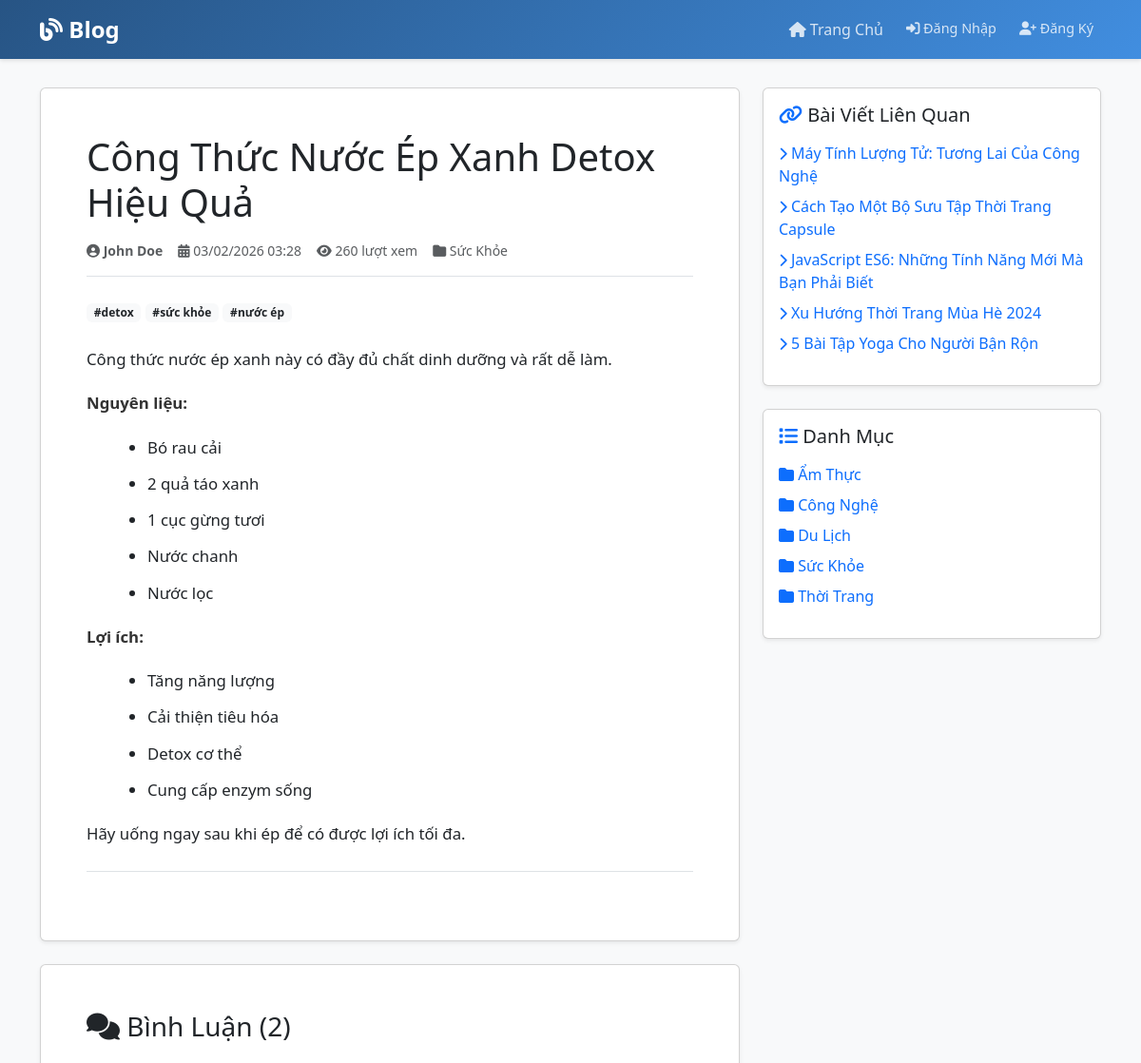
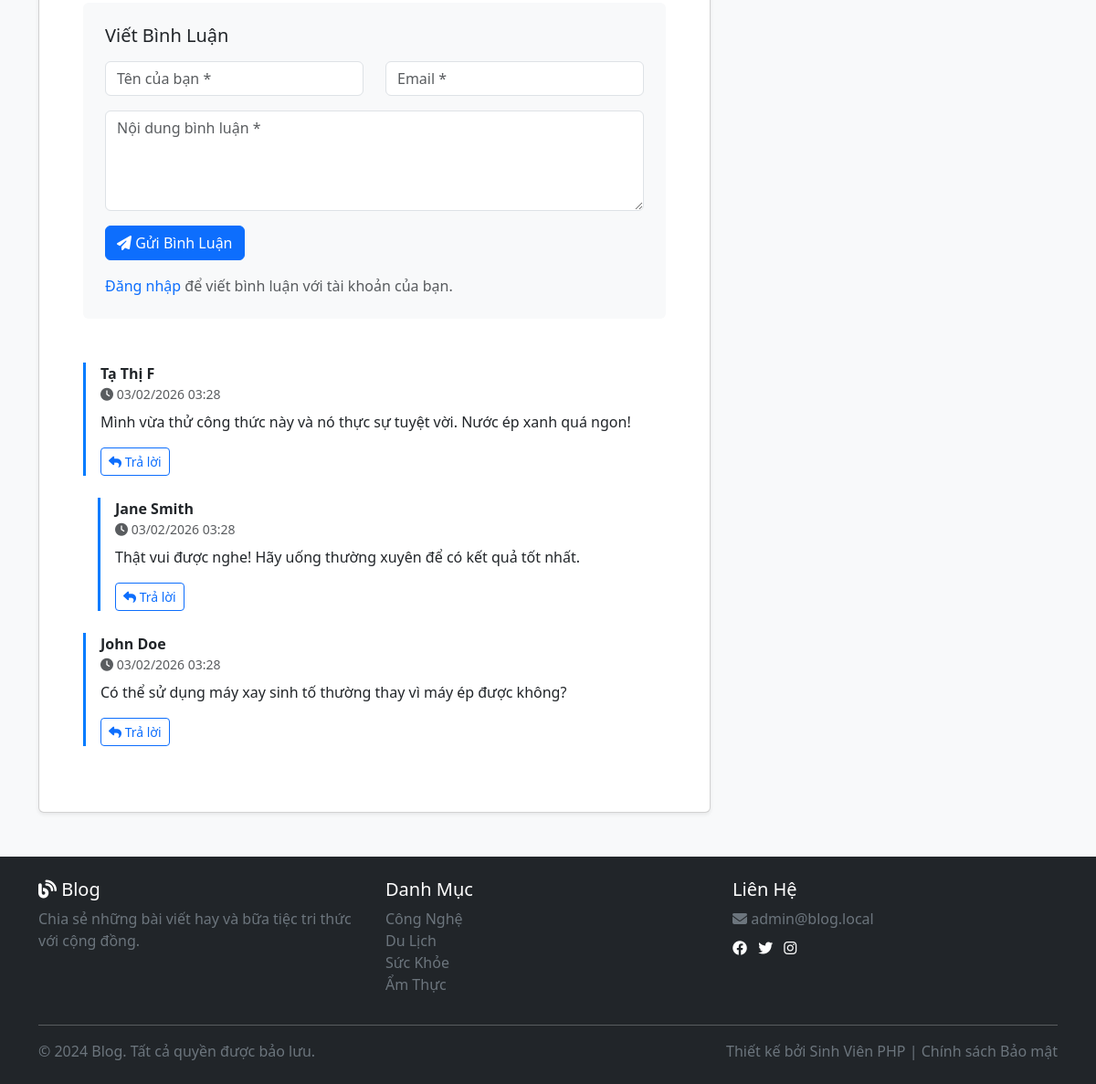
/post.php?id=10, run on the app's committed database (2 pictures, top to bottom).
### tables this page shows
CREATE TABLE posts (
    id INT PRIMARY KEY AUTO_INCREMENT,
    title VARCHAR(255) NOT NULL,
    slug VARCHAR(255) UNIQUE NOT NULL,
    excerpt TEXT,
    content LONGTEXT NOT NULL,
    user_id INT NOT NULL,
    category_id INT,
    tags VARCHAR(255),
    views INT DEFAULT 0,
    created_at TIMESTAMP DEFAULT CURRENT_TIMESTAMP,
    updated_at TIMESTAMP DEFAULT CURRENT_TIMESTAMP ON UPDATE CURRENT_TIMESTAMP,
    FOREIGN KEY (user_id) REFERENCES users(id) ON DELETE CASCADE,
    FOREIGN KEY (category_id) REFERENCES categories(id) ON DELETE SET NULL,
    INDEX idx_user (user_id),
    INDEX idx_category (category_id),
    INDEX idx_slug (slug),
    INDEX idx_created (created_at)
);

CREATE TABLE users (
    id INT PRIMARY KEY AUTO_INCREMENT,
    username VARCHAR(50) UNIQUE NOT NULL,
    email VARCHAR(100) UNIQUE NOT NULL,
    password VARCHAR(255) NOT NULL,
    fullname VARCHAR(100) NOT NULL,
    role ENUM('user', 'admin') DEFAULT 'user',
    created_at TIMESTAMP DEFAULT CURRENT_TIMESTAMP,
    updated_at TIMESTAMP DEFAULT CURRENT_TIMESTAMP ON UPDATE CURRENT_TIMESTAMP
);

CREATE TABLE categories (
    id INT PRIMARY KEY AUTO_INCREMENT,
    name VARCHAR(100) NOT NULL,
    slug VARCHAR(100) UNIQUE NOT NULL,
    description TEXT,
    created_at TIMESTAMP DEFAULT CURRENT_TIMESTAMP
);

CREATE TABLE comments (
    id INT PRIMARY KEY AUTO_INCREMENT,
    post_id INT NOT NULL,
    parent_id INT DEFAULT 0,   
    name VARCHAR(100),   
    email VARCHAR(100),   
    content TEXT NOT NULL,
    user_id INT,   
    created_at TIMESTAMP DEFAULT CURRENT_TIMESTAMP,
    updated_at TIMESTAMP DEFAULT CURRENT_TIMESTAMP ON UPDATE CURRENT_TIMESTAMP,
    FOREIGN KEY (post_id) REFERENCES posts(id) ON DELETE CASCADE,
    FOREIGN KEY (user_id) REFERENCES users(id) ON DELETE CASCADE,
    FOREIGN KEY (parent_id) REFERENCES comments(id) ON DELETE CASCADE,
    INDEX idx_post (post_id),
    INDEX idx_user (user_id),
    INDEX idx_parent (parent_id),
    INDEX idx_created (created_at)
);

### includes/database.php (called while the page is built, shortened)
<?php
class Database {
    private $pdo;
    public function __construct() {
        try {
            $dsn = 'mysql:host=' . DB_HOST . ';dbname=' . DB_NAME . ';charset=utf8mb4';
            $this->pdo = new PDO($dsn, DB_USER, DB_PASS, [
                PDO::ATTR_ERRMODE => PDO::ERRMODE_EXCEPTION,
                PDO::ATTR_DEFAULT_FETCH_MODE => PDO::FETCH_ASSOC,
                PDO::ATTR_EMULATE_PREPARES => false,
            ]);
        } catch (PDOException $e) {
            die('Kết nối database thất bại: ' . $e->getMessage());
        }
    }
    public function query($sql, $params = []) {
        $stmt = $this->pdo->prepare($sql);
        $stmt->execute($params);
        return $stmt;
    }
    public function fetchOne($sql, $params = []) {
        $stmt = $this->query($sql, $params);
        return $stmt->fetch();
    }
    public function fetchAll($sql, $params = []) {
        $stmt = $this->query($sql, $params);
        return $stmt->fetchAll();
    }
    public function fetchColumn($sql, $params = []) {
        $stmt = $this->query($sql, $params);
        return $stmt->fetchColumn();
    }
    public function execute($sql, $params = []) {
        $stmt = $this->query($sql, $params);
        return $stmt->rowCount();
    }
}
$db = new Database();

### includes/functions.php (called while the page is built, shortened)
<?php
require_once __DIR__ . '/database.php';
function isLoggedIn() {
    return isset($_SESSION['user_id']);
}
function escape($text) {
    return htmlspecialchars((string)$text, ENT_QUOTES, 'UTF-8');
}
function getPaginationInfo($currentPage, $totalItems, $itemsPerPage) {
    $totalPages = ceil($totalItems / $itemsPerPage);
    $offset = ($currentPage - 1) * $itemsPerPage;
    return [
        'currentPage' => $currentPage,
        'totalPages' => $totalPages,
        'offset' => $offset,
        'limit' => $itemsPerPage,
        'totalItems' => $totalItems,
    ];
}
function formatDate($date, $format = 'd/m/Y H:i') {
    return date($format, strtotime($date));
}

### post.php (the view, shortened to what this page needs)
<?php
require_once __DIR__ . '/includes/database.php';
require_once __DIR__ . '/includes/functions.php';
$postId = isset($_GET['id']) ? (int)$_GET['id'] : 0;
$post = $db->fetchOne(
    'SELECT p.*, u.id as author_id, u.fullname
     FROM posts p
     JOIN users u ON p.user_id = u.id
     WHERE p.id = ?',
    [$postId]
);
$db->execute('UPDATE posts SET views = views + 1 WHERE id = ?', [$postId]);
$currentPage = isset($_GET['page']) ? max(1, (int)$_GET['page']) : 1;
$totalComments = $db->fetchColumn('SELECT COUNT(*) FROM comments WHERE post_id = ? AND (parent_id IS NULL OR parent_id = 0)', [$postId]);
$pageInfo = getPaginationInfo($currentPage, $totalComments, COMMENTS_PER_PAGE);
$comments = $db->fetchAll(
    'SELECT * FROM comments WHERE post_id = ? AND (parent_id IS NULL OR parent_id = 0) ORDER BY created_at DESC LIMIT ? OFFSET ?',
    [$postId, $pageInfo['limit'], $pageInfo['offset']]
);
$categories = $db->fetchAll('SELECT * FROM categories ORDER BY name');
require_once __DIR__ . '/includes/header.php';
?>
<div class="row">
    <div class="col-lg-8">
        <article class="card shadow-sm mb-4">
            <div class="card-body p-5">
                <h1 class="card-title mb-3"><?php echo escape($post['title']); ?></h1>
                <div class="d-flex flex-wrap gap-3 text-muted small mb-4 pb-3 border-bottom">
                    <div>
                        <i class="fas fa-user-circle"></i>
                        <strong><?php echo escape($post['fullname']); ?></strong>
                    </div>
                    <div>
                        <i class="fas fa-calendar-alt"></i>
                        <?php echo formatDate($post['created_at'], 'd/m/Y H:i'); ?>
                    </div>
                    <div>
                        <i class="fas fa-eye"></i>
                        <?php echo $post['views']; ?> lượt xem
                    </div>
                    <?php if ($post['category_id']): ?>
                        <div>
                            <i class="fas fa-folder"></i>
                            <?php
                            $category = $db->fetchOne('SELECT name FROM categories WHERE id = ?', [$post['category_id']]);
                            echo escape($category['name'] ?? '');
                            ?>
                        </div>
                    <?php endif; ?>
                </div>
                <?php if (!empty($post['tags'])): ?>
                    <div class="mb-4">
                        <?php foreach (explode(',', $post['tags']) as $tag): ?>
                            <a href="search.php?tag=<?php echo urlencode(trim($tag)); ?>" class="badge bg-light text-dark text-decoration-none">
                                #<?php echo escape(trim($tag)); ?>
                            </a>
                        <?php endforeach; ?>
                    </div>
                <?php endif; ?>
                <div class="card-text post-content mb-4">
                    <?php echo $post['content']; ?>
                </div>
                <div class="border-top pt-4">
                </div>
            </div>
        </article>
        <section class="card shadow-sm">
            <div class="card-body p-5">
                <h3 class="card-title mb-4">
                    <i class="fas fa-comments"></i> Bình Luận (<?php echo $totalComments; ?>)
                </h3>
                <div class="mb-5 p-4 bg-light rounded">
                    <h5 class="mb-3">Viết Bình Luận</h5>
                    <form id="commentForm" method="POST" action="comment-handler.php">
                        <?php if (!isLoggedIn()): ?>
                            <div class="row">
                                <div class="col-md-6 mb-3">
                                    <input type="text" class="form-control" name="name" placeholder="Tên của bạn *" required>
                                </div>
                                <div class="col-md-6 mb-3">
                                    <input type="email" class="form-control" name="email" placeholder="Email *" required>
                                </div>
                            </div>
                        <?php else: ?>
                            <div class="alert alert-info" role="alert">
                                <i class="fas fa-user"></i> Đang đăng nhập với tài khoản: <strong><?php echo escape($_SESSION['fullname'] ?? $_SESSION['username'] ?? 'User'); ?></strong>
                            </div>
                        <?php endif; ?>
                        <div class="mb-3">
                            <textarea class="form-control" name="content" rows="4" placeholder="Nội dung bình luận *" required></textarea>
                        </div>
                        <button type="submit" class="btn btn-primary">
                            <i class="fas fa-paper-plane"></i> Gửi Bình Luận
                        </button>
                        <?php if (!isLoggedIn()): ?>
                            <p class="text-muted mt-3 mb-0">
                                <a href="login.php" class="text-decoration-none">Đăng nhập</a> để viết bình luận với tài khoản của bạn.
                            </p>
                        <?php endif; ?>
                    </form>
                </div>
                <?php if (empty($comments)): ?>
                    <div class="alert alert-info">
                        <i class="fas fa-info-circle"></i> Chưa có bình luận nào.
                    </div>
                <?php else: ?>
                    <div class="comments-list">
                        <?php
                        foreach ($comments as $comment) {
                            renderComment($comment, $post['id'], $post['user_id']);
                        }
                        ?>
                    </div>
                <?php endif; ?>
            </div>
        </section>
    </div>
    <div class="col-lg-4">
        <div class="card mb-4 shadow-sm">
            <div class="card-body">
                <h5 class="card-title mb-3">
                    <i class="fas fa-link text-primary"></i> Bài Viết Liên Quan
                </h5>
                <?php
                $relatedPosts = $db->fetchAll(
                    'SELECT id, title FROM posts
                     WHERE id != ?
                     ORDER BY created_at DESC
                     LIMIT 5',
                    [$postId]
                );
                if (empty($relatedPosts)):
                ?>
                    <p class="text-muted">Không có bài viết nào.</p>
                <?php else: ?>
                    <ul class="list-unstyled">
                        <?php foreach ($relatedPosts as $relPost): ?>
                            <li class="mb-2">
                                <a href="post.php?id=<?php echo $relPost['id']; ?>" class="text-decoration-none">
                                    <i class="fas fa-chevron-right small"></i> <?php echo escape($relPost['title']); ?>
                                </a>
                            </li>
                        <?php endforeach; ?>
                    </ul>
                <?php endif; ?>
            </div>
        </div>
        <div class="card shadow-sm">
            <div class="card-body">
                <h5 class="card-title mb-3">
                    <i class="fas fa-list text-primary"></i> Danh Mục
                </h5>
                <ul class="list-unstyled">
                    <?php foreach ($categories as $cat): ?>
                        <li class="mb-2">
                            <a href="category.php?id=<?php echo $cat['id']; ?>" class="text-decoration-none">
                                <i class="fas fa-folder"></i> <?php echo escape($cat['name']); ?>
                            </a>
                        </li>
                    <?php endforeach; ?>
                </ul>
            </div>
        </div>
    </div>
</div>
<?php
function renderComment($comment, $postId, $authorId) {
    global $db;
    $replies = $db->fetchAll(
        'SELECT * FROM comments WHERE parent_id = ? ORDER BY created_at ASC',
        [$comment['id']]
    );
    $depth = 0;
    $parentId = $comment['parent_id'];
    while ($parentId > 0) {
        $parent = $db->fetchOne('SELECT parent_id FROM comments WHERE id = ?', [$parentId]);
        $parentId = $parent ? $parent['parent_id'] : 0;
        $depth++;
    }
    $commenterName = $comment['name'] ?? escape($_SESSION['fullname'] ?? 'Ẩn danh');
    if ($comment['user_id']) {
        $user = $db->fetchOne('SELECT fullname FROM users WHERE id = ?', [$comment['user_id']]);
        $commenterName = escape($user['fullname'] ?? 'Ẩn danh');
    }
    $marginClass = $depth > 0 ? 'ms-' . min($depth * 3, 5) : '';
    ?>
    <div class="comment-item <?php echo $marginClass; ?>">
        <div class="d-flex justify-content-between align-items-start mb-2">
            <div>
                <strong><?php echo $commenterName; ?></strong>
                <div class="text-muted small">
                    <i class="fas fa-clock"></i> <?php echo formatDate($comment['created_at'], 'd/m/Y H:i'); ?>
                </div>
            </div>
        </div>
        <p class="mb-3"><?php echo nl2br(escape($comment['content'])); ?></p>
        <?php if ($depth < 2): ?>
            <button class="btn btn-sm btn-outline-primary reply-btn" data-comment-id="<?php echo $comment['id']; ?>">
                <i class="fas fa-reply"></i> Trả lời
            </button>
        <?php endif; ?>
    </div>
    <?php
    if (!empty($replies)) {
        foreach ($replies as $reply) {
            renderComment($reply, $postId, $authorId);
        }
    }
}
?>
<?php require_once __DIR__ . '/includes/footer.php'; ?>

### includes/header.php (style rules this page uses)
:root { --primary-color: #3a89dd; --secondary-color: #6c757d; }
body { background-color: #f8f9fa; font-family: 'Segoe UI', Tahoma, Geneva, Verdana, sans-serif; }

### post.php (style rules this page uses)
.post-content { font-size: 1.05rem; line-height: 1.8; }
.post-content p { margin-bottom: 1rem; }
.post-content strong { color: #333; }
.post-content ul, .post-content ol { margin-bottom: 1rem; margin-left: 2rem; }
.post-content li { margin-bottom: 0.5rem; }
.comment-item { border-left: 3px solid #007bff; padding-left: 1rem; margin-bottom: 1.5rem; }

### data on the page
posts: title "Công Thức Nước Ép Xanh Detox Hiệu Quả", user.fullname "John Doe", created_at "03/02/2026 03:28", views "260", tags "detox", tags "sức khỏe", tags "nước ép", content "Công thức nước ép xanh này có đầy đủ chất dinh dưỡng và rất dễ làm. Nguyên liệu: Bó rau cải 2 quả táo xanh 1 cục gừng tươi Nước chanh Nước lọc Lợi ích: Tăng năng lượng Cải thiện tiêu hóa Detox cơ thể Cung cấp enzym sống Hãy uống ngay sau khi ép để có được lợi ích tối đa."
categories: name "Sức Khỏe"
comments: name "Tạ Thị F", created_at "03/02/2026 03:28", content "Mình vừa thử công thức này và nó thực sự tuyệt vời. Nước ép xanh quá ngon!"
comments: user.fullname "Jane Smith", created_at "03/02/2026 03:28", content "Thật vui được nghe! Hãy uống thường xuyên để có kết quả tốt nhất."
comments: user.fullname "John Doe", created_at "03/02/2026 03:28", content "Có thể sử dụng máy xay sinh tố thường thay vì máy ép được không?"
posts: title "Máy Tính Lượng Tử: Tương Lai Của Công Nghệ"
posts: title "Cách Tạo Một Bộ Sưu Tập Thời Trang Capsule"
posts: title "JavaScript ES6: Những Tính Năng Mới Mà Bạn Phải Biết"
posts: title "Xu Hướng Thời Trang Mùa Hè 2024"
posts: title "5 Bài Tập Yoga Cho Người Bận Rộn"
categories: name "Ẩm Thực"
categories: name "Công Nghệ"
categories: name "Du Lịch"
categories: name "Thời Trang"

### other printed values
SITE_NAME "Blog"
$totalComments "2"
CONTACT_EMAIL "admin@blog.local"
